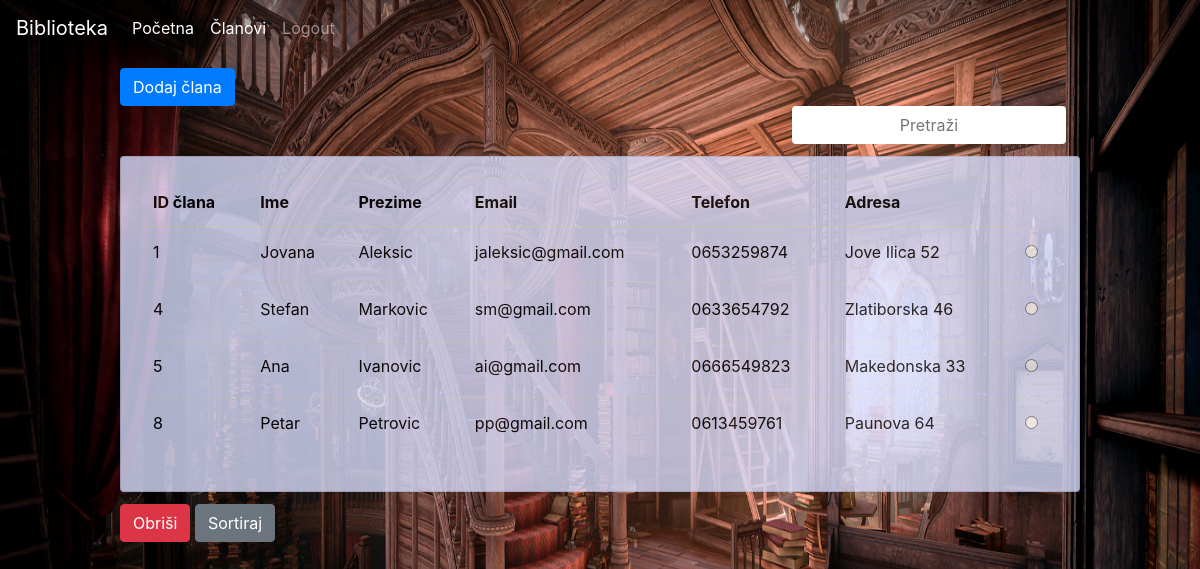
/clanovi_stranica.php, run on the app's committed database.
### tables this page shows
CREATE TABLE `clanovi` (
  `id` int(11) NOT NULL,
  `ime` varchar(50) NOT NULL,
  `prezime` varchar(50) NOT NULL,
  `email` varchar(50) NOT NULL,
  `telefon` varchar(50) NOT NULL,
  `adresa` varchar(255) NOT NULL
);

### model/clanovi.php (called while the page is built, shortened)
<?php
class Clanovi
{
    public static function getAll(mysqli $conn)
    {
        $query = "SELECT * FROM clanovi";
        return $conn->query($query);
    }
}

### clanovi_stranica.php (the view, shortened to what this page needs)
<?php
require "dbBroker.php";
require "model/clanovi.php";
$rezultat = Clanovi::getAll($conn);
if ($rezultat->num_rows == 0) {
    echo "Nema clanova";
    die();
} else {
?>
    <!DOCTYPE html>
    <html lang="en">
    <head>
        <link rel="stylesheet" href="https://cdn.jsdelivr.net/npm/bootstrap@4.0.0/dist/css/bootstrap.min.css">
        <link rel="stylesheet" type="text/css" href="css/home.css">
    </head>
    <body>
        <nav class="navbar navbar-expand-lg navbar-dark shadow-5-strong">
            <a class="navbar-brand" href="#">Biblioteka</a>
            <div class="collapse navbar-collapse" id="navbarNavAltMarkup">
                <div class="navbar-nav">
                    <a class="nav-item nav-link active" href="./home.php">Početna <span class="sr-only">(current)</span></a>
                    <a class="nav-item nav-link active" href="./clanovi_stranica.php">Članovi</a>
                    <a class="nav-item nav-link" href="./logout.php">Logout</a>
                </div>
            </div>
        </nav>
        <div class="newbook">
            <button id="btn-dodaj-clana" class="btn btn-primary" data-toggle="modal" data-target="#modalDodajClana">Dodaj člana</button>
            <input type="text" id="pretrazi" class="btn" placeholder="Pretraži" onkeyup="pretrazi()" style="margin-left: 70%;">
        </div>
        <div id="pregled" class="card" style="margin-top: 1%;">
            <div class="card-body">
                <table id="myTable" class="table table-hover">
                    <thead class="thead">
                        <tr>
                            <th scope="col">ID člana</th>
                            <th scope="col">Ime</th>
                            <th scope="col">Prezime</th>
                            <th scope="col">Email</th>
                            <th scope="col">Telefon</th>
                            <th scope="col">Adresa</th>
                        </tr>
                    </thead>
                    <tbody>
                        <?php
                        while ($red = $rezultat->fetch_array()) :
                        ?>
                            <tr>
                                <td><?php echo $red["id"] ?></td>
                                <td><?php echo $red["ime"] ?></td>
                                <td><?php echo $red["prezime"] ?></td>
                                <td><?php echo $red["email"] ?></td>
                                <td><?php echo $red["telefon"] ?></td>
                                <td><?php echo $red["adresa"] ?></td>
                                <td>
                                    <label class="custom-radio-btn">
                                        <input type="radio" name="checked-donut" value=<?php echo $red["id"] ?>>
                                    </label>
                                </td>
                            </tr>
                    <?php
                        endwhile;
                    }
                    ?>
                    </tbody>
                </table>
            </div>
        </div>
        <div class="buttons">
            <button id="btn-obrisi-clana" type="button" class="btn btn-danger">Obriši</button>
            <button id="btn-sortiraj" type="button" class="btn btn-secondary" onclick="sortTable()">Sortiraj</button>
        </div>
    </body>
    </html>

### css/home.css (style rules this page uses)
body { background-image: url("../img/home_hw.jpg"); background-size: 100% 100%; background-repeat: no-repeat; background-attachment: fixed; }
.card { background-color: #d7dcfd; opacity: 80%; width: 80%; margin-left: auto; margin-right: auto; }
.buttons, .newbook { width: 80%; padding-top: 1%; margin-left: auto; margin-right: auto; }
.card-body { color: black; }

### data on the page
clanovi: id "1", ime "Jovana", prezime "Aleksic", email "jaleksic@gmail.com", telefon "0653259874", adresa "Jove Ilica 52"
clanovi: id "4", ime "Stefan", prezime "Markovic", email "sm@gmail.com", telefon "0633654792", adresa "Zlatiborska 46"
clanovi: id "5", ime "Ana", prezime "Ivanovic", email "ai@gmail.com", telefon "0666549823", adresa "Makedonska 33"
clanovi: id "8", ime "Petar", prezime "Petrovic", email "pp@gmail.com", telefon "0613459761", adresa "Paunova 64"
